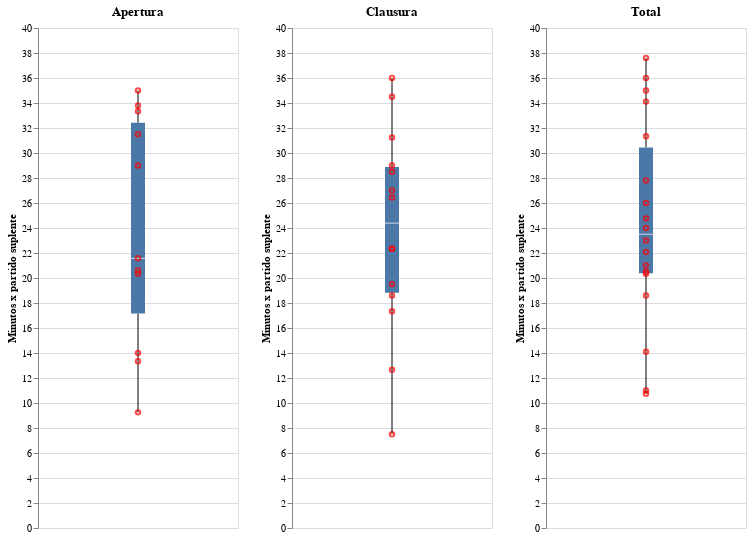

The code cell stored with this chart in its notebook:
### Code cell
# 4 Minutos por partido como suplente jugadores que entraron mas de una vez
# otra forma de agregar otra columna usando pandas 
df_total1=df_total
df_total1['Minutos x partido suplente']= df_total1['Minutos de Suplente'] / df_total1['Suplente'] 
df_total1=df_total1[df_total1['Minutos x partido suplente']>0 ] #filtrando datos
df_total1=df_total1[df_total1['Suplente']>1] # mas facil hacerlo con sql

df_apertura1=df_apertura
df_apertura1['Minutos x partido suplente']= df_apertura1['Minutos de Suplente'] / df_apertura1['Suplente'] 
df_apertura1=df_apertura1[df_apertura1['Minutos x partido suplente']>0 ] #filtrando datos
df_apertura1=df_apertura1[df_apertura1['Suplente']>1] # mas facil hacerlo con sql

df_clausura1=df_clausura
df_clausura1['Minutos x partido suplente']= df_clausura1['Minutos de Suplente'] / df_clausura1['Suplente'] 
df_clausura1=df_clausura1[df_clausura1['Minutos x partido suplente']>0 ] #filtrando datos
df_clausura1=df_clausura1[df_clausura1['Suplente']>1] # mas facil hacerlo con sql

def boxplot2(data, titulo):
    # Crear la selección para filtrar por jugador con un menú desplegable

    # Gráfico de puntos con el filtro
    points = alt.Chart(data).mark_point(size=20,color='red').encode(
        alt.Y('Minutos x partido suplente', scale=alt.Scale(domain=[0, 40])),
        tooltip=[alt.Tooltip('Jugador'), alt.Tooltip('Minutos x partido suplente'), alt.Tooltip('Suplente')],
        ).properties(
        width=200,
        height=500
    ).interactive()  # Hacer que el gráfico sea interactivo

    # Gráfico de boxplot
    boxplot = alt.Chart(data).mark_boxplot().encode(
        alt.Y('Minutos x partido suplente'),
    ).properties(
        width=200,
        height=500,
        title=titulo
    )

    # Combinar ambos gráficos
    combined_chart = boxplot + points
    return combined_chart
grafico_apertura=boxplot2(df_apertura1,'Apertura')
grafico_clausura=boxplot2(df_clausura1,'Clausura')
grafico_total=boxplot2(df_total1,'Total')

grafico6=grafico_apertura|grafico_clausura|grafico_total
grafico6

### Figure 1 — Vega-Lite specification as saved in the notebook (floating-point values rounded to 4 significant figures)
{"config": {"view": {"continuousWidth": 300, "continuousHeight": 300}}, "hconcat": [{"layer": [{"mark": {"type": "boxplot"}, "encoding": {"y": {"field": "Minutos x partido suplente", "type": "quantitative"}}, "title": "Apertura"}, {"mark": {"type": "point", "color": "red", "size": 20}, "encoding": {"tooltip": [{"field": "Jugador", "type": "nominal"}, {"field": "Minutos x partido suplente", "type": "quantitative"}, {"field": "Suplente", "type": "quantitative"}], "y": {"field": "Minutos x partido suplente", "scale": {"domain": [0, 40]}, "type": "quantitative"}}, "name": "view_137"}], "data": {"name": "data-e5a1e1c0cf5a4c171663abebc1a4ea29"}, "height": 500, "width": 200}, {"layer": [{"mark": {"type": "boxplot"}, "encoding": {"y": {"field": "Minutos x partido suplente", "type": "quantitative"}}, "title": "Clausura"}, {"mark": {"type": "point", "color": "red", "size": 20}, "encoding": {"tooltip": [{"field": "Jugador", "type": "nominal"}, {"field": "Minutos x partido suplente", "type": "quantitative"}, {"field": "Suplente", "type": "quantitative"}], "y": {"field": "Minutos x partido suplente", "scale": {"domain": [0, 40]}, "type": "quantitative"}}, "name": "view_138"}], "data": {"name": "data-56a070ebc0591aec605afbf94618ed74"}, "height": 500, "width": 200}, {"layer": [{"mark": {"type": "boxplot"}, "encoding": {"y": {"field": "Minutos x partido suplente", "type": "quantitative"}}, "title": "Total"}, {"mark": {"type": "point", "color": "red", "size": 20}, "encoding": {"tooltip": [{"field": "Jugador", "type": "nominal"}, {"field": "Minutos x partido suplente", "type": "quantitative"}, {"field": "Suplente", "type": "quantitative"}], "y": {"field": "Minutos x partido suplente", "scale": {"domain": [0, 40]}, "type": "quantitative"}}, "name": "view_139"}], "data": {"name": "data-e9147311fd5f5426a9913b7ce90ac61e"}, "height": 500, "width": 200}], "params": [{"name": "param_164", "select": {"type": "interval", "encodings": ["x", "y"]}, "bind": "scales", "views": ["view_137"]}, {"name": "param_165", "select": {"type": "interval", "encodings": ["x", "y"]}, "bind": "scales", "views": ["view_138"]}, {"name": "param_166", "select": {"type": "interval", "encodings": ["x", "y"]}, "bind": "scales", "views": ["view_139"]}], "$schema": "https://vega.github.io/schema/vega-lite/v5.20.1.json", "datasets": {"data-e5a1e1c0cf5a4c171663abebc1a4ea29": [{"Jugador": "Sucari. Santiago", "Partidos Jugados": 13, "Titular": 9, "Suplente": 4, "Sin ingresar": 0, "G + A": 0, "Goles": 0, "Asistencias": 0, "T.A": 4, "T.R": 0, "Minutos de titular": 748, "Minutos de Suplente": 116, "Total": 864, "Goles cada 90": 0.0, "Asistencias cada 90": 0.0, "G/A cada 90": 0.0, "Minutos x partido suplente": 29.0}, {"Jugador": "Maleh. Joan", "Partidos Jugados": 4, "Titular": 1, "Suplente": 3, "Sin ingresar": 3, "G + A": 0, "Goles": 0, "Asistencias": 0, "T.A": 0, "T.R": 0, "Minutos de titular": 90, "Minutos de Suplente": 61, "Total": 151, "Goles cada 90": 0.0, "Asistencias cada 90": 0.0, "G/A cada 90": 0.0, "Minutos x partido suplente": 20.33}, {"Jugador": "Saroka. Federico", "Partidos Jugados": 3, "Titular": 0, "Suplente": 3, "Sin ingresar": 2, "G + A": 0, "Goles": 0, "Asistencias": 0, "T.A": 1, "T.R": 0, "Minutos de titular": 0, "Minutos de Suplente": 100, "Total": 100, "Goles cada 90": 0.0, "Asistencias cada 90": 0.0, "G/A cada 90": 0.0, "Minutos x partido suplente": 33.33}, {"Jugador": "Tolcachier. Ian", "Partidos Jugados": 8, "Titular": 5, "Suplente": 3, "Sin ingresar": 3, "G + A": 0, "Goles": 0, "Asistencias": 0, "T.A": 1, "T.R": 0, "Minutos de titular": 344, "Minutos de Suplente": 40, "Total": 384, "Goles cada 90": 0.0, "Asistencias cada 90": 0.0, "G/A cada 90": 0.0, "Minutos x partido suplente": 13.33}, {"Jugador": "Lief. Mateo", "Partidos Jugados": 9, "Titular": 2, "Suplente": 7, "Sin ingresar": 1, "G + A": 0, "Goles": 0, "Asistencias": 0, "T.A": 1, "T.R": 0, "Minutos de titular": 142, "Minutos de Suplente": 151, "Total": 293, "Goles cada 90": 0.0, "Asistencias cada 90": 0.0, "G/A cada 90": 0.0, "Minutos x partido suplente": 21.57}, {"Jugador": "Mamed. Pedro", "Partidos Jugados": 5, "Titular": 1, "Suplente": 4, "Sin ingresar": 1, "G + A": 1, "Goles": 0, "Asistencias": 1, "T.A": 0, "T.R": 0, "Minutos de titular": 62, "Minutos de Suplente": 56, "Total": 118, "Goles cada 90": 0.0, "Asistencias cada 90": 0.76, "G/A cada 90": 0.76, "Minutos x partido suplente": 14.0}, {"Jugador": "Schmitt. Benjamin", "Partidos Jugados": 10, "Titular": 8, "Suplente": 2, "Sin ingresar": 0, "G + A": 2, "Goles": 2, "Asistencias": 0, "T.A": 2, "T.R": 0, "Minutos de titular": 598, "Minutos de Suplente": 63, "Total": 661, "Goles cada 90": 0.27, "Asistencias cada 90": 0.0, "G/A cada 90": 0.27, "Minutos x partido suplente": 31.5}, {"Jugador": "Suaya. Valentino", "Partidos Jugados": 12, "Titular": 7, "Suplente": 5, "Sin ingresar": 0, "G + A": 4, "Goles": 3, "Asistencias": 1, "T.A": 0, "T.R": 0, "Minutos de titular": 525, "Minutos de Suplente": 169, "Total": 694, "Goles cada 90": 0.41, "Asistencias cada 90": 0.14, "G/A cada 90": 0.54, "Minutos x partido suplente": 33.8}, {"Jugador": "Szvalb. Federico", "Partidos Jugados": 8, "Titular": 3, "Suplente": 5, "Sin ingresar": 0, "G + A": 2, "Goles": 0, "Asistencias": 2, "T.A": 1, "T.R": 1, "Minutos de titular": 224, "Minutos de Suplente": 103, "Total": 327, "Goles cada 90": 0.0, "Asistencias cada 90": 0.55, "G/A cada 90": 0.55, "Minutos x partido suplente": 20.6}, {"Jugador": "Regueira. Joaquin", "Partidos Jugados": 7, "Titular": 5, "Suplente": 2, "Sin ingresar": 0, "G + A": 1, "Goles": 0, "Asistencias": 1, "T.A": 1, "T.R": 0, "Minutos de titular": 387, "Minutos de Suplente": 70, "Total": 457, "Goles cada 90": 0.0, "Asistencias cada 90": 0.2, "G/A cada 90": 0.2, "Minutos x partido suplente": 35.0}, {"Jugador": "Salmun. Gonzalo", "Partidos Jugados": 4, "Titular": 0, "Suplente": 4, "Sin ingresar": 2, "G + A": 0, "Goles": 0, "Asistencias": 0, "T.A": 0, "T.R": 0, "Minutos de titular": 0, "Minutos de Suplente": 37, "Total": 37, "Goles cada 90": 0.0, "Asistencias cada 90": 0.0, "G/A cada 90": 0.0, "Minutos x partido suplente": 9.25}], "data-56a070ebc0591aec605afbf94618ed74": [{"Jugador": "Sucari. Santiago", "Partidos Jugados": 6, "Titular": 4, "Suplente": 2, "Sin ingresar": 4, "G + A": 0, "Goles": 0, "Asistencias": 0, "T.A": 1, "T.R": 0, "Minutos de titular": 287, "Minutos de Suplente": 72, "Total": 359, "Goles cada 90": 0.0, "Asistencias cada 90": 0.0, "G/A cada 90": 0.0, "Minutos x partido suplente": 36.0}, {"Jugador": "Braun. Manuel", "Partidos Jugados": 4, "Titular": 1, "Suplente": 3, "Sin ingresar": 5, "G + A": 0, "Goles": 0, "Asistencias": 0, "T.A": 0, "T.R": 0, "Minutos de titular": 0, "Minutos de Suplente": 67, "Total": 67, "Goles cada 90": 0.0, "Asistencias cada 90": 0.0, "G/A cada 90": 0.0, "Minutos x partido suplente": 22.33}, {"Jugador": "Gauna. Tomas", "Partidos Jugados": 4, "Titular": 1, "Suplente": 3, "Sin ingresar": 5, "G + A": 0, "Goles": 0, "Asistencias": 0, "T.A": 1, "T.R": 0, "Minutos de titular": 59, "Minutos de Suplente": 38, "Total": 97, "Goles cada 90": 0.0, "Asistencias cada 90": 0.0, "G/A cada 90": 0.0, "Minutos x partido suplente": 12.67}, {"Jugador": "Saroka. Federico", "Partidos Jugados": 4, "Titular": 2, "Suplente": 2, "Sin ingresar": 1, "G + A": 0, "Goles": 0, "Asistencias": 0, "T.A": 1, "T.R": 0, "Minutos de titular": 135, "Minutos de Suplente": 39, "Total": 174, "Goles cada 90": 0.0, "Asistencias cada 90": 0.0, "G/A cada 90": 0.0, "Minutos x partido suplente": 19.5}, {"Jugador": "Tolcachier. Ian", "Partidos Jugados": 2, "Titular": 0, "Suplente": 2, "Sin ingresar": 7, "G + A": 0, "Goles": 0, "Asistencias": 0, "T.A": 0, "T.R": 0, "Minutos de titular": 0, "Minutos de Suplente": 15, "Total": 15, "Goles cada 90": 0.0, "Asistencias cada 90": 0.0, "G/A cada 90": 0.0, "Minutos x partido suplente": 7.5}, {"Jugador": "Schvarzman. Hernan", "Partidos Jugados": 8, "Titular": 5, "Suplente": 3, "Sin ingresar": 5, "G + A": 1, "Goles": 0, "Asistencias": 1, "T.A": 0, "T.R": 0, "Minutos de titular": 396, "Minutos de Suplente": 67, "Total": 463, "Goles cada 90": 0.0, "Asistencias cada 90": 0.22, "G/A cada 90": 0.22, "Minutos x partido suplente": 22.33}, {"Jugador": "Lief. Mateo", "Partidos Jugados": 8, "Titular": 2, "Suplente": 6, "Sin ingresar": 0, "G + A": 1, "Goles": 0, "Asistencias": 1, "T.A": 0, "T.R": 0, "Minutos de titular": 120, "Minutos de Suplente": 171, "Total": 291, "Goles cada 90": 0.0, "Asistencias cada 90": 0.34, "G/A cada 90": 0.34, "Minutos x partido suplente": 28.5}, {"Jugador": "Suaya. Valentino", "Partidos Jugados": 6, "Titular": 2, "Suplente": 4, "Sin ingresar": 0, "G + A": 1, "Goles": 0, "Asistencias": 1, "T.A": 0, "T.R": 0, "Minutos de titular": 137, "Minutos de Suplente": 138, "Total": 275, "Goles cada 90": 0.0, "Asistencias cada 90": 0.33, "G/A cada 90": 0.33, "Minutos x partido suplente": 34.5}, {"Jugador": "Libenson. Andres", "Partidos Jugados": 9, "Titular": 5, "Suplente": 4, "Sin ingresar": 0, "G + A": 1, "Goles": 0, "Asistencias": 1, "T.A": 1, "T.R": 0, "Minutos de titular": 322, "Minutos de Suplente": 125, "Total": 447, "Goles cada 90": 0.0, "Asistencias cada 90": 0.2, "G/A cada 90": 0.2, "Minutos x partido suplente": 31.25}, {"Jugador": "Szvalb. Federico", "Partidos Jugados": 10, "Titular": 2, "Suplente": 9, "Sin ingresar": 3, "G + A": 0, "Goles": 0, "Asistencias": 0, "T.A": 0, "T.R": 0, "Minutos de titular": 122, "Minutos de Suplente": 238, "Total": 360, "Goles cada 90": 0.0, "Asistencias cada 90": 0.0, "G/A cada 90": 0.0, "Minutos x partido suplente": 26.44}, {"Jugador": "Salmun. Gonzalo", "Partidos Jugados": 11, "Titular": 5, "Suplente": 6, "Sin ingresar": 0, "G + A": 3, "Goles": 0, "Asistencias": 3, "T.A": 2, "T.R": 0, "Minutos de titular": 393, "Minutos de Suplente": 104, "Total": 497, "Goles cada 90": 0.0, "Asistencias cada 90": 0.55, "G/A cada 90": 0.55, "Minutos x partido suplente": 17.33}, {"Jugador": "Baldoma. Matias", "Partidos Jugados": 4, "Titular": 1, "Suplente": 3, "Sin ingresar": 1, "G + A": 3, "Goles": 2, "Asistencias": 1, "T.A": 1, "T.R": 1, "Minutos de titular": 59, "Minutos de Suplente": 81, "Total": 140, "Goles cada 90": 1.54, "Asistencias cada 90": 0.77, "G/A cada 90": 2.31, "Minutos x partido suplente": 27.0}, {"Jugador": "Brunfman. Ariel", "Partidos Jugados": 8, "Titular": 6, "Suplente": 2, "Sin ingresar": 0, "G + A": 4, "Goles": 3, "Asistencias": 1, "T.A": 5, "T.R": 0, "Minutos de titular": 444, "Minutos de Suplente": 58, "Total": 502, "Goles cada 90": 0.62, "Asistencias cada 90": 0.21, "G/A cada 90": 0.83, "Minutos x partido suplente": 29.0}, {"Jugador": "Mamed. Lukas", "Partidos Jugados": 5, "Titular": 0, "Suplente": 5, "Sin ingresar": 2, "G + A": 1, "Goles": 1, "Asistencias": 0, "T.A": 0, "T.R": 0, "Minutos de titular": 0, "Minutos de Suplente": 93, "Total": 93, "Goles cada 90": 0.97, "Asistencias cada 90": 0.0, "G/A cada 90": 0.97, "Minutos x partido suplente": 18.6}], "data-e9147311fd5f5426a9913b7ce90ac61e": [{"Jugador": "Sucari. Santiago", "Partidos Jugados": 19, "Titular": 13, "Suplente": 6, "Sin ingresar": 4, "G + A": 0, "Goles": 0, "Asistencias": 0, "T.A": 5, "T.R": 0, "Minutos de titular": 1035, "Minutos de Suplente": 188, "Total": 1223, "Goles cada 90": 0.0, "Asistencias cada 90": 0.0, "G/A cada 90": 0.0, "Edad": 25, "Posicion": "Defensor", "Minutos x partido suplente": 31.33}, {"Jugador": "Braun. Manuel", "Partidos Jugados": 14, "Titular": 10, "Suplente": 4, "Sin ingresar": 7, "G + A": 0, "Goles": 0, "Asistencias": 0, "T.A": 1, "T.R": 1, "Minutos de titular": 809, "Minutos de Suplente": 82, "Total": 891, "Goles cada 90": 0.0, "Asistencias cada 90": 0.0, "G/A cada 90": 0.0, "Edad": 26, "Posicion": "Defensor", "Minutos x partido suplente": 20.5}, {"Jugador": "Maleh. Joan", "Partidos Jugados": 16, "Titular": 13, "Suplente": 3, "Sin ingresar": 3, "G + A": 0, "Goles": 0, "Asistencias": 0, "T.A": 3, "T.R": 1, "Minutos de titular": 1101, "Minutos de Suplente": 61, "Total": 1162, "Goles cada 90": 0.0, "Asistencias cada 90": 0.0, "G/A cada 90": 0.0, "Edad": 20, "Posicion": "Defensor", "Minutos x partido suplente": 20.33}, {"Jugador": "Gauna. Tomas", "Partidos Jugados": 9, "Titular": 5, "Suplente": 4, "Sin ingresar": 7, "G + A": 1, "Goles": 1, "Asistencias": 0, "T.A": 3, "T.R": 0, "Minutos de titular": 296, "Minutos de Suplente": 43, "Total": 339, "Goles cada 90": 0.27, "Asistencias cada 90": 0.0, "G/A cada 90": 0.27, "Edad": 23, "Posicion": "Defensor", "Minutos x partido suplente": 10.75}, {"Jugador": "Saroka. Federico", "Partidos Jugados": 7, "Titular": 2, "Suplente": 5, "Sin ingresar": 3, "G + A": 0, "Goles": 0, "Asistencias": 0, "T.A": 2, "T.R": 0, "Minutos de titular": 135, "Minutos de Suplente": 139, "Total": 274, "Goles cada 90": 0.0, "Asistencias cada 90": 0.0, "G/A cada 90": 0.0, "Edad": 21, "Posicion": "Mediocampista", "Minutos x partido suplente": 27.8}, {"Jugador": "Tolcachier. Ian", "Partidos Jugados": 10, "Titular": 5, "Suplente": 5, "Sin ingresar": 10, "G + A": 0, "Goles": 0, "Asistencias": 0, "T.A": 1, "T.R": 0, "Minutos de titular": 344, "Minutos de Suplente": 55, "Total": 399, "Goles cada 90": 0.0, "Asistencias cada 90": 0.0, "G/A cada 90": 0.0, "Edad": 25, "Posicion": "Mediocampista", "Minutos x partido suplente": 11.0}, {"Jugador": "Schvarzman. Hernan", "Partidos Jugados": 17, "Titular": 13, "Suplente": 4, "Sin ingresar": 7, "G + A": 3, "Goles": 1, "Asistencias": 2, "T.A": 0, "T.R": 0, "Minutos de titular": 1015, "Minutos de Suplente": 96, "Total": 1111, "Goles cada 90": 0.08, "Asistencias cada 90": 0.16, "G/A cada 90": 0.24, "Edad": 23, "Posicion": "Mediocampista", "Minutos x partido suplente": 24.0}, {"Jugador": "Lief. Mateo", "Partidos Jugados": 17, "Titular": 4, "Suplente": 13, "Sin ingresar": 1, "G + A": 1, "Goles": 0, "Asistencias": 1, "T.A": 1, "T.R": 0, "Minutos de titular": 262, "Minutos de Suplente": 322, "Total": 584, "Goles cada 90": 0.0, "Asistencias cada 90": 0.15, "G/A cada 90": 0.15, "Edad": 20, "Posicion": "Mediocampista", "Minutos x partido suplente": 24.77}, {"Jugador": "Mamed. Pedro", "Partidos Jugados": 8, "Titular": 3, "Suplente": 5, "Sin ingresar": 7, "G + A": 1, "Goles": 0, "Asistencias": 1, "T.A": 0, "T.R": 0, "Minutos de titular": 173, "Minutos de Suplente": 105, "Total": 278, "Goles cada 90": 0.0, "Asistencias cada 90": 0.32, "G/A cada 90": 0.32, "Edad": 19, "Posicion": "Mediocampista", "Minutos x partido suplente": 21.0}, {"Jugador": "Schmitt. Benjamin", "Partidos Jugados": 22, "Titular": 19, "Suplente": 3, "Sin ingresar": 1, "G + A": 3, "Goles": 2, "Asistencias": 1, "T.A": 2, "T.R": 0, "Minutos de titular": 1376, "Minutos de Suplente": 108, "Total": 1484, "Goles cada 90": 0.12, "Asistencias cada 90": 0.06, "G/A cada 90": 0.18, "Edad": 18, "Posicion": "Mediocampista", "Minutos x partido suplente": 36.0}, {"Jugador": "Suaya. Valentino", "Partidos Jugados": 18, "Titular": 9, "Suplente": 9, "Sin ingresar": 0, "G + A": 5, "Goles": 3, "Asistencias": 2, "T.A": 0, "T.R": 0, "Minutos de titular": 662, "Minutos de Suplente": 307, "Total": 969, "Goles cada 90": 0.28, "Asistencias cada 90": 0.19, "G/A cada 90": 0.46, "Edad": 18, "Posicion": "delantero", "Minutos x partido suplente": 34.11}, {"Jugador": "Libenson. Andres", "Partidos Jugados": 18, "Titular": 13, "Suplente": 5, "Sin ingresar": 1, "G + A": 3, "Goles": 1, "Asistencias": 2, "T.A": 2, "T.R": 0, "Minutos de titular": 922, "Minutos de Suplente": 188, "Total": 1110, "Goles cada 90": 0.08, "Asistencias cada 90": 0.16, "G/A cada 90": 0.24, "Edad": 25, "Posicion": "delantero", "Minutos x partido suplente": 37.6}, {"Jugador": "Szvalb. Federico", "Partidos Jugados": 18, "Titular": 4, "Suplente": 14, "Sin ingresar": 3, "G + A": 2, "Goles": 0, "Asistencias": 2, "T.A": 1, "T.R": 1, "Minutos de titular": 281, "Minutos de Suplente": 309, "Total": 590, "Goles cada 90": 0.0, "Asistencias cada 90": 0.31, "G/A cada 90": 0.31, "Edad": 22, "Posicion": "delantero", "Minutos x partido suplente": 22.07}, {"Jugador": "Regueira. Joaquin", "Partidos Jugados": 7, "Titular": 5, "Suplente": 2, "Sin ingresar": 0, "G + A": 1, "Goles": 0, "Asistencias": 1, "T.A": 1, "T.R": 0, "Minutos de titular": 387, "Minutos de Suplente": 70, "Total": 457, "Goles cada 90": 0.0, "Asistencias cada 90": 0.2, "G/A cada 90": 0.2, "Edad": 24, "Posicion": "delantero", "Minutos x partido suplente": 35.0}, {"Jugador": "Salmun. Gonzalo", "Partidos Jugados": 15, "Titular": 5, "Suplente": 10, "Sin ingresar": 2, "G + A": 3, "Goles": 0, "Asistencias": 3, "T.A": 2, "T.R": 0, "Minutos de titular": 393, "Minutos de Suplente": 141, "Total": 534, "Goles cada 90": 0.0, "Asistencias cada 90": 0.51, "G/A cada 90": 0.51, "Edad": 19, "Posicion": "delantero", "Minutos x partido suplente": 14.1}, {"Jugador": "Baldoma. Matias", "Partidos Jugados": 6, "Titular": 2, "Suplente": 4, "Sin ingresar": 1, "G + A": 3, "Goles": 2, "Asistencias": 1, "T.A": 2, "T.R": 1, "Minutos de titular": 104, "Minutos de Suplente": 104, "Total": 208, "Goles cada 90": 0.87, "Asistencias cada 90": 0.43, "G/A cada 90": 1.3, "Edad": 22, "Posicion": "delantero", "Minutos x partido suplente": 26.0}, {"Jugador": "Brunfman. Ariel", "Partidos Jugados": 13, "Titular": 10, "Suplente": 3, "Sin ingresar": 0, "G + A": 8, "Goles": 5, "Asistencias": 3, "T.A": 7, "T.R": 0, "Minutos de titular": 781, "Minutos de Suplente": 69, "Total": 850, "Goles cada 90": 0.53, "Asistencias cada 90": 0.32, "G/A cada 90": 0.85, "Edad": 20, "Posicion": "delantero", "Minutos x partido suplente": 23.0}, {"Jugador": "Mamed. Lukas", "Partidos Jugados": 5, "Titular": 0, "Suplente": 5, "Sin ingresar": 2, "G + A": 1, "Goles": 1, "Asistencias": 0, "T.A": 0, "T.R": 0, "Minutos de titular": 0, "Minutos de Suplente": 93, "Total": 93, "Goles cada 90": 0.97, "Asistencias cada 90": 0.0, "G/A cada 90": 0.97, "Edad": 17, "Posicion": "delantero", "Minutos x partido suplente": 18.6}]}}
